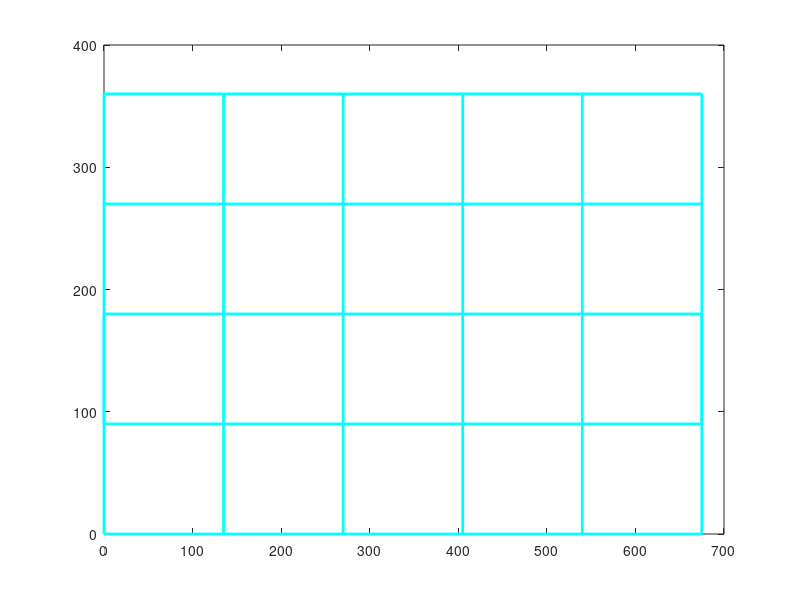

Recreate this plot in MATLAB. (Note: this script raises an error after producing the figure.)
% Data structure
% struct xy, dir, radius, angle: if dir=0, straight line, dir=1, CCW, dir=-1, CW
% arc, ang0: start point, ang1: end point, ang0 and ang1 are in the range of -pi~pi
% unit: cm, resolution: 1cm
clear

% Start to Point(2), Straight Line
Point(1).x = 160; Point(1).y = 40;   Point(1).dir = 0;  Point(1).ang0 = -pi/2;
Point(2).x = 180; Point(2).y = -10;  Point(2).r = 50;   Point(2).ang0 = pi/2;

% Point(2) to Point(3), CW arc
% resolution is 1cm, total points in theta with radius r would be r*theta,
% and dAngle would be theta/tpoints = theta/ceil(r*theta)
dist = (240-180)/4;
theta = asin(dist/Point(2).r);
Point(2).ang1 = pi/2-theta;
Point(2).dir = -1;
Point(3).x = Point(2).x + 2*Point(2).r*cos(Point(2).ang1); 
Point(3).y = Point(2).y + 2*Point(2).r*sin(Point(2).ang1); 
% Point(3) to Point(4), CCW arc
Point(3).dir = 1;
Point(3).r = 50;
Point(3).ang0 = Point(2).ang1-pi;
Point(3).ang1 = Point(3).ang0+2*theta;

% Point(4) to Point(5), CW arc
Point(4).dir = -1;
Point(4).x = Point(3).x + 2*Point(3).r*cos(Point(3).ang1); 
Point(4).y = Point(3).y + 2*Point(3).r*sin(Point(3).ang1); 
Point(4).r = 50;
Point(4).ang0 = Point(3).ang1+pi;
Point(4).ang1 = Point(4).ang0-2*theta;

% Point(5) to Point(6), CCW arc
Point(5).dir = 1;
Point(5).x = Point(4).x + 2*Point(4).r*cos(Point(4).ang1); 
Point(5).y = Point(4).y + 2*Point(4).r*sin(Point(4).ang1); 
Point(5).r = 50;
Point(5).ang0 = Point(4).ang1-pi;
Point(5).ang1 = Point(5).ang0+2*theta;

% Point(6) to Point(7), CW arc
Point(6).dir = -1;
Point(6).x = Point(5).x + 2*Point(5).r*cos(Point(5).ang1); 
Point(6).y = Point(5).y + 2*Point(5).r*sin(Point(5).ang1); 
Point(6).r = 50;
Point(6).ang0 = Point(5).ang1+pi;
Point(6).ang1 = Point(6).ang0-2*theta;

% Point(7) to Point(8), CCW arc
Point(7).dir = 1;
Point(7).x = Point(6).x + 2*Point(6).r*cos(Point(6).ang1); 
Point(7).y = Point(6).y + 2*Point(6).r*sin(Point(6).ang1); 
Point(7).r = 50;
Point(7).ang0 = Point(6).ang1-pi;
Point(7).ang1 = Point(7).ang0+2*theta;

% Point(8) to Point(9), CW arc
Point(8).dir = -1;
Point(8).x = Point(7).x + 2*Point(7).r*cos(Point(7).ang1); 
Point(8).y = Point(7).y + 2*Point(7).r*sin(Point(7).ang1); 
Point(8).r = 50;
Point(8).ang0 = Point(7).ang1+pi;
Point(8).ang1 = pi/2;

% Point(9) to Point(10), CW arc, Point(10) to Point(11), CCW arc, Point(11) to Point(12), CW arc
Point(9).dir = -1;
Point(9).x = 360; Point(9).y = 10;   Point(9).r = 30;
Point(9).ang0 = pi/2;
Point(10).dir = 1; Point(10).r = 15;
Point(11).dir = -1;
Point(11).x = 410; Point(11).y = 25;   Point(11).r = 15;
tempLEN = norm([Point(11).x-Point(9).x Point(11).y-Point(9).y]);
theta = acos((tempLEN^2+(Point(9).r+Point(10).r)^2-(Point(11).r+Point(10).r)^2)/2/tempLEN/(Point(9).r+Point(10).r));
tempAng1 = atan2(Point(11).y-Point(9).y, Point(11).x-Point(9).x);
Point(9).ang1 = tempAng1+theta;
Point(10).ang0 = Point(9).ang1-pi;
Point(10).x = Point(9).x + (Point(9).r+Point(10).r)*cos(Point(9).ang1); 
Point(10).y = Point(9).y + (Point(9).r+Point(10).r)*sin(Point(9).ang1); 
tempAng1 = atan2(Point(11).y-Point(10).y, Point(11).x-Point(10).x);
Point(10).ang1 = tempAng1;
Point(11).ang0 = Point(10).ang1+pi;

% Point(12) to Point(13), CCW arc, 
Point(13).dir = -1;
Point(13).x = 455; Point(13).y = 25;   Point(13).r = 15;
Point(12).r = 15;
Point(12).dir = 1;
tempLEN = norm([Point(11).x-Point(13).x Point(11).y-Point(13).y]);
theta = acos((tempLEN^2+(Point(11).r+Point(12).r)^2-(Point(12).r+Point(13).r)^2)/2/tempLEN/(Point(11).r+Point(12).r));
Point(11).ang1 = theta;
Point(12).ang0 = theta-pi;
Point(12).x = Point(11).x + (Point(11).r+Point(12).r)*cos(Point(11).ang1); 
Point(12).y = Point(11).y + (Point(11).r+Point(12).r)*sin(Point(11).ang1); 
tempAng1 = atan2(Point(13).y-Point(12).y, Point(13).x-Point(12).x);
Point(12).ang1 = tempAng1;
Point(13).ang0 = Point(12).ang1+pi;

% Point(13) to Point(14), CW arc, Point(14) to Point(15), CCW arc
Point(15).dir = -1;
Point(15).x = 505; Point(15).y = 25;   Point(15).r = 15;
Point(14).r = 20;
Point(14).dir = 1;
tempLEN = norm([Point(15).x-Point(13).x Point(15).y-Point(13).y]);
theta = acos((tempLEN^2+(Point(13).r+Point(14).r)^2-(Point(14).r+Point(15).r)^2)/2/tempLEN/(Point(13).r+Point(14).r));
Point(13).ang1 = theta;
Point(14).ang0 = theta-pi;
Point(14).x = Point(13).x + (Point(13).r+Point(14).r)*cos(Point(13).ang1); 
Point(14).y = Point(13).y + (Point(13).r+Point(14).r)*sin(Point(13).ang1); 
tempAng1 = atan2(Point(15).y-Point(14).y, Point(15).x-Point(14).x);
Point(14).ang1 = tempAng1;
Point(15).ang0 = Point(14).ang1+pi;

% Point(15) to Point(16), CW arc, Point(16) to Point(17), CCW arc
Point(17).dir = -1;
Point(17).x = 550; Point(17).y = 25;   Point(17).r = 15;
Point(16).r = 15;
Point(16).dir = 1;
tempLEN = norm([Point(15).x-Point(17).x Point(15).y-Point(17).y]);
theta = acos((tempLEN^2+(Point(15).r+Point(16).r)^2-(Point(16).r+Point(17).r)^2)/2/tempLEN/(Point(15).r+Point(16).r));
Point(15).ang1 = theta;
Point(16).ang0 = theta-pi;
Point(16).x = Point(15).x + (Point(15).r+Point(16).r)*cos(Point(15).ang1); 
Point(16).y = Point(15).y + (Point(15).r+Point(16).r)*sin(Point(15).ang1); 
tempAng1 = atan2(Point(17).y-Point(16).y, Point(17).x-Point(16).x);
Point(16).ang1 = tempAng1;
Point(17).ang0 = Point(16).ang1+pi;

% Point(17) to Point(18), CW arc, Point(18) to Point(19), CCW arc
Point(19).dir = -1;
Point(19).x = 600; Point(19).y = 10;   Point(19).r = 30;
Point(18).r = 15;
Point(18).dir = 1;
tempLEN = norm([Point(19).x-Point(17).x Point(19).y-Point(17).y]);
theta = acos((tempLEN^2+(Point(17).r+Point(18).r)^2-(Point(18).r+Point(19).r)^2)/2/tempLEN/(Point(17).r+Point(18).r));
tempAng1 = atan2(Point(19).y-Point(17).y, Point(19).x-Point(17).x);
Point(17).ang1 = tempAng1+theta;
Point(18).ang0 = Point(17).ang1-pi;
Point(18).x = Point(17).x + (Point(17).r+Point(18).r)*cos(Point(17).ang1); 
Point(18).y = Point(17).y + (Point(17).r+Point(18).r)*sin(Point(17).ang1); 
tempAng1 = atan2(Point(19).y-Point(18).y, Point(19).x-Point(18).x);
Point(18).ang1 = tempAng1;
Point(19).ang0 = Point(18).ang1+pi;

% Point(19) to Point(20), CW arc
Point(19).ang1 = pi/2;
Point(20).x = 600; Point(20).y = 80; Point(20).r = 40;
Point(20).dir = 1;
Point(20).ang0 = -pi/2;

% Point(20) to Point(21), CCW arc, Point(21) to Point(22), Straight Line
Point(22).x = 467; Point(22).y = 237; Point(22).r = 15;
Point(22).dir = -1;
tempLEN = norm([Point(20).x-Point(22).x Point(20).y-Point(22).y]);
theta = acos((Point(20).r+Point(22).r)/tempLEN);
tempAng1 = atan2(Point(22).y-Point(20).y, Point(22).x-Point(20).x);
Point(20).ang1 = tempAng1-theta;
Point(21).x = Point(20).x + Point(20).r*cos(Point(20).ang1); 
Point(21).y = Point(20).y + Point(20).r*sin(Point(20).ang1); 
Point(21).dir = 0;
Point(16).ang0 = Point(15).ang1-pi;
tempAng1 = atan2(Point(17).y-Point(16).y, Point(17).x-Point(16).x);
Point(22).ang0 = Point(20).ang1-pi;

% Point(22) to Point(23), CW arc, Point(23) to Point(24), Straight Line
Point(24).x = 472; Point(24).y = 200; Point(24).r = 10;
Point(24).dir = 1;
tempLEN = norm([Point(24).x-Point(22).x Point(24).y-Point(22).y]);
theta = acos((Point(24).r+Point(22).r)/tempLEN);
tempAng1 = atan2(Point(24).y-Point(22).y, Point(24).x-Point(22).x);
Point(22).ang1 = tempAng1+theta;
Point(23).x = Point(22).x + Point(22).r*cos(Point(22).ang1); 
Point(23).y = Point(22).y + Point(22).r*sin(Point(22).ang1); 
Point(23).dir = 0;
Point(24).ang0 = Point(22).ang1+pi;

% Point(24) to Point(25), CCW arc, Point(25) to Point(26), Straight Line
Point(24).ang1 = Point(22).ang1;
Point(26).x = 504; Point(26).y = 212; Point(26).r = 10;
Point(26).dir = -1;
Point(26).ang0 = Point(24).ang0;
Point(26).ang1 = Point(24).ang1;
Point(25).x = Point(24).x + Point(24).r*cos(Point(24).ang1); 
Point(25).y = Point(24).y + Point(24).r*sin(Point(24).ang1); 
Point(25).dir = 0;

% Point(26) to Point(27), CW arc, Point(27) to Point(28), Straight Line
Point(28).x = 501; Point(28).y = 163; Point(28).r = 15;
Point(28).dir = 1;
Point(28).ang0 = Point(26).ang0;
Point(28).ang1 = Point(26).ang1-pi/2;
Point(27).x = Point(26).x + Point(26).r*cos(Point(26).ang1); 
Point(27).y = Point(26).y + Point(26).r*sin(Point(26).ang1); 
Point(27).dir = 0;

% Point(28) to Point(29), CCW arc, Point(29) to Point(30), Straight Line
Point(30).x = 516; Point(30).y = 153; Point(30).r = 15;
Point(30).dir = 1;
Point(30).ang0 = Point(28).ang1;
Point(30).ang1 = Point(28).ang0-pi;
Point(29).x = Point(28).x + Point(28).r*cos(Point(28).ang1); 
Point(29).y = Point(28).y + Point(28).r*sin(Point(28).ang1); 
Point(29).dir = 0;

% Point(30) to Point(31), CCW arc, Point(31) to Point(32), Straight Line
Point(31).x = Point(30).x + Point(30).r*cos(Point(30).ang1); 
Point(31).y = Point(30).y + Point(30).r*sin(Point(30).ang1); 
Point(31).dir = 0;
theta = acos((340^2+340^2-60^2)/2/340/340);
tempX = 390; tempY = -60;
Point(32).x = tempX + 340*cos(Point(30).ang0+pi+theta); 
Point(32).y = tempY + 340*sin(Point(30).ang0+pi+theta); 
Point(32).ang0 = Point(30).ang1;
Point(32).r = 60;
Point(32).dir = 1;
Point(33).x = tempX; Point(33).y = tempY; Point(33).r = 400;
Point(33).dir = 1;
tempAng1 = atan2(Point(32).y-Point(33).y, Point(32).x-Point(33).x);
Point(33).ang0 = tempAng1;
Point(32).ang1 = Point(33).ang0;

% Point(33) to Point(34), CCW arc
theta = acos((440^2+440^2-40^2)/2/440/440);
Point(34).x = Point(33).x + 440*cos(pi/2+theta); 
Point(34).y = Point(33).y + 440*sin(pi/2+theta); 
Point(34).ang0 = theta-pi/2;
Point(33).ang1 = Point(34).ang0+pi;
Point(34).dir = -1;
Point(34).r = 40;

% Point(34) to Point(35), CW arc
Point(36).x = 290; Point(36).y = 355; Point(36).r = 30;
Point(36).dir = -1;
tempLEN = norm([Point(34).x-Point(36).x Point(34).y-Point(36).y]);
theta = acos((80^2+tempLEN^2-70^2)/2/80/tempLEN);
tempAng1 = atan2(Point(36).y-Point(34).y, Point(36).x-Point(34).x);
Point(34).ang1 = tempAng1+theta;
Point(35).x = Point(34).x + 80*cos(Point(34).ang1); 
Point(35).y = Point(34).y + 80*sin(Point(34).ang1); 
Point(35).ang0 = Point(34).ang1+pi;
Point(35).r = 40;
Point(35).dir = 1;

% Point(35) to Point(36), CCW arc
tempAng1 = atan2(Point(36).y-Point(35).y, Point(36).x-Point(35).x);
Point(35).ang1 = tempAng1;
Point(36).ang0 = Point(35).ang1-pi;

% Point(36) to Point(37), CW arc
Point(38).x = 240; Point(38).y = 335; Point(38).r = 25;
Point(38).dir = -1;
tempLEN = norm([Point(38).x-Point(36).x Point(38).y-Point(36).y]);
theta = acos((60^2+tempLEN^2-55^2)/2/60/tempLEN);
tempAng1 = atan2(Point(38).y-Point(36).y, Point(38).x-Point(36).x);
Point(36).ang1 = tempAng1+theta;
Point(37).x = Point(36).x + 60*cos(Point(36).ang1); 
Point(37).y = Point(36).y + 60*sin(Point(36).ang1); 
Point(37).ang0 = Point(36).ang1+pi;
Point(37).r = 30;
Point(37).dir = 1;

% Point(37) to Point(38), CCW arc
tempAng1 = atan2(Point(38).y-Point(37).y, Point(38).x-Point(37).x);
Point(37).ang1 = tempAng1;
Point(38).ang0 = Point(37).ang1-pi;

% Point(38) to Point(39), CW arc
Point(40).x = 202; Point(40).y = 313; Point(40).r = 20;
Point(40).dir = -1;
tempLEN = norm([Point(40).x-Point(38).x Point(40).y-Point(38).y]);
theta = acos((50^2+tempLEN^2-45^2)/2/50/tempLEN);
tempAng1 = atan2(Point(40).y-Point(38).y, Point(40).x-Point(38).x);
Point(38).ang1 = tempAng1+theta;
Point(39).x = Point(38).x + 50*cos(Point(38).ang1); 
Point(39).y = Point(38).y + 50*sin(Point(38).ang1); 
Point(39).ang0 = Point(38).ang1+pi;
Point(39).r = 25;
Point(39).dir = 1;

% Point(39) to Point(40), CCW arc
tempAng1 = atan2(Point(40).y-Point(39).y, Point(40).x-Point(39).x);
Point(39).ang1 = tempAng1;
Point(40).ang0 = Point(39).ang1-pi;

% Point(40) to Point(41), CW arc
Point(42).x = 165; Point(42).y = 298; Point(42).r = 25;
Point(42).dir = -1;
tempLEN = norm([Point(40).x-Point(42).x Point(40).y-Point(42).y]);
theta = acos((40^2+tempLEN^2-45^2)/2/40/tempLEN);
tempAng1 = atan2(Point(42).y-Point(40).y, Point(42).x-Point(40).x);
Point(40).ang1 = tempAng1+theta;
Point(41).x = Point(40).x + 40*cos(Point(40).ang1); 
Point(41).y = Point(40).y + 40*sin(Point(40).ang1); 
Point(41).ang0 = Point(40).ang1+pi;
Point(41).r = 20;
Point(41).dir = 1;

% Point(41) to Point(42), CCW arc
tempAng1 = atan2(Point(42).y-Point(41).y, Point(42).x-Point(41).x);
Point(41).ang1 = tempAng1;
Point(42).ang0 = Point(41).ang1-pi;

% Point(42) to Point(43), CW arc
Point(44).x = 123; Point(44).y = 273; Point(44).r = 30;
Point(44).dir = -1;
tempLEN = norm([Point(44).x-Point(42).x Point(44).y-Point(42).y]);
theta = acos((50^2+tempLEN^2-55^2)/2/50/tempLEN);
tempAng1 = atan2(Point(44).y-Point(42).y, Point(44).x-Point(42).x);
Point(42).ang1 = tempAng1+theta;
Point(43).x = Point(42).x + 50*cos(Point(42).ang1); 
Point(43).y = Point(42).y + 50*sin(Point(42).ang1); 
Point(43).ang0 = Point(42).ang1+pi;
Point(43).r = 25;
Point(43).dir = 1;

% Point(43) to Point(44), CCW arc
tempAng1 = atan2(Point(44).y-Point(43).y, Point(44).x-Point(43).x);
Point(43).ang1 = tempAng1;
Point(44).ang0 = Point(43).ang1-pi;

% Point(44) to Point(45), CW arc
Point(46).x = 77; Point(46).y = 247; Point(46).r = 40;
Point(46).dir = -1;
tempLEN = norm([Point(44).x-Point(46).x Point(44).y-Point(46).y]);
theta = acos((60^2+tempLEN^2-70^2)/2/60/tempLEN);
tempAng1 = atan2(Point(46).y-Point(44).y, Point(46).x-Point(44).x);
Point(44).ang1 = tempAng1+theta;
Point(45).x = Point(44).x + 60*cos(Point(44).ang1); 
Point(45).y = Point(44).y + 60*sin(Point(44).ang1); 
Point(45).ang0 = Point(44).ang1+pi;
Point(45).r = 30;
Point(45).dir = 1;

% Point(45) to Point(46), CCW arc
tempAng1 = atan2(Point(46).y-Point(45).y, Point(46).x-Point(45).x);
Point(45).ang1 = tempAng1;
Point(46).ang0 = Point(45).ang1-pi;

% Point(46) to Point(47), CW arc
tempX = 20; tempY = 164;
tempLEN = norm([Point(33).x-tempX Point(33).y-tempY]);
theta = acos((440^2+tempLEN^2-40^2)/2/440/tempLEN);
tempAng1 = atan2(tempY-Point(33).y, tempX-Point(33).x);
Point(48).x = Point(33).x + 440*cos(tempAng1-theta); 
Point(48).y = Point(33).y + 440*sin(tempAng1-theta); 
Point(48).r = 40;
Point(48).dir = -1;
tempLEN = norm([Point(48).x-Point(46).x Point(48).y-Point(46).y]);
theta = acos((80^2+tempLEN^2-80^2)/2/80/tempLEN);
tempAng1 = atan2(Point(48).y-Point(46).y, Point(48).x-Point(46).x);
Point(46).ang1 = tempAng1+theta;
Point(47).x = Point(46).x + 80*cos(Point(46).ang1); 
Point(47).y = Point(46).y + 80*sin(Point(46).ang1); 
Point(47).ang0 = Point(46).ang1+pi;
Point(47).r = 40;
Point(47).dir = 1;

% Point(47) to Point(48), CCW arc
tempAng1 = atan2(Point(48).y-Point(47).y, Point(48).x-Point(47).x);
Point(47).ang1 = tempAng1;
Point(48).ang0 = Point(47).ang1-pi;

% Point(48) to Point(49), CW arc
tempAng1 = atan2(Point(48).y-Point(33).y, Point(48).x-Point(33).x);
Point(48).ang1 = tempAng1-pi;
Point(49).ang0 = tempAng1;
Point(49).x = Point(33).x; 
Point(49).y = Point(33).y; 
Point(49).r = 400;
Point(49).dir = 1;

% Point(49) to Point(50), CCW arc
theta = acos((440^2+390^2-80^2)/2/440/390);
tempAng1 = atan2(Point(48).y-Point(33).y, Point(48).x-Point(33).x);
Point(50).ang0 = tempAng1+theta;
Point(49).ang1 = tempAng1+theta;

% Point(50) to Point(51), CCW arc
Point(50).x = Point(49).x + 390*cos(Point(49).ang1); 
Point(50).y = Point(49).y + 390*sin(Point(49).ang1); 
Point(50).r = 10;
Point(50).dir = 1;

% Point(51) to Point(56)
Point(54).x = 120; Point(54).y = 165; Point(54).r = 10;
Point(54).dir = -1;
Point(54).ang0 = pi/2;
theta = acos((20^2+30^2-20^2)/2/20/30);
Point(54).ang1 = -pi/2-theta;
Point(55).x = Point(54).x + 20*cos(Point(54).ang1); 
Point(55).y = Point(54).y + 20*sin(Point(54).ang1); 
Point(55).dir = 1;  Point(55).r = 10;
Point(55).ang0 = Point(54).ang1+pi;
Point(55).ang1 = pi/2+theta-pi;
Point(52).x = Point(55).x;
Point(52).y = Point(55).y;  Point(52).r = 25;
tempAng1 = atan2(Point(55).y-Point(50).y, Point(55).x-Point(50).x);
tempLEN = norm([Point(55).x-Point(50).x Point(55).y-Point(50).y]);
theta = acos(35/tempLEN);
Point(50).ang1 = tempAng1-theta;
Point(51).x = Point(50).x + Point(50).r*cos(Point(50).ang1); 
Point(51).y = Point(50).y + Point(50).r*sin(Point(50).ang1); 
Point(51).r = 10;   Point(51).dir = 0;
Point(52).ang0 = Point(50).ang1 + pi;
Point(52).ang1 = pi/2;
Point(52).dir = -1;
Point(53).x = Point(52).x + Point(52).r*cos(Point(52).ang1);
Point(53).y = Point(52).y + Point(52).r*sin(Point(52).ang1);  Point(53).r = 25;
Point(53).dir = 0;

% Point(56) to Point(57)
Point(56).x = 120;  Point(56).y = 135;  Point(56).r = 10;
Point(56).dir = -1;
Point(56).ang0 = Point(55).ang1 + pi;
Point(56).ang1 = Point(54).ang1;

% Point(57) to Point(58)
Point(57).x = Point(56).x + 20*cos(Point(56).ang1); 
Point(57).y = Point(56).y + 20*sin(Point(56).ang1); 
Point(57).dir = 1;  Point(57).r = 10;
Point(57).ang0 = Point(55).ang0;
Point(57).ang1 = Point(55).ang1;

% Point(58) to Point(59)
Point(58).x = 120;  Point(58).y = 105;  Point(58).r = 10;
Point(58).dir = -1;
Point(58).ang0 = Point(56).ang0;
Point(60).x = 70;  Point(60).y = 50;  Point(60).r = 50;
Point(60).dir = 1;
tempAng1 = atan2(Point(58).y-Point(60).y, Point(58).x-Point(60).x);
tempLEN = norm([Point(58).x-Point(60).x Point(58).y-Point(60).y]);
theta = acos(60/tempLEN);
Point(60).ang0 = tempAng1+theta;
Point(58).ang1 = Point(60).ang0-pi;

% Point(59) to Point(60)
Point(59).x = Point(58).x + 10*cos(Point(58).ang1); 
Point(59).y = Point(58).y + 10*sin(Point(58).ang1); 
Point(59).dir = 0;  Point(59).r = 10;

% Point(60) to Point(62)
Point(61).x = 30;  Point(61).y = 50;  Point(61).r = 10;
Point(61).dir = 1;
Point(60).ang1 = pi;
Point(61).ang0 = pi;
Point(61).ang1 = -pi/2;

% Point(62) to Point(63)(Goal)
Point(62).x = Point(61).x + 10*cos(Point(61).ang1); 
Point(62).y = Point(61).y + 10*sin(Point(61).ang1); 
Point(62).dir = 0;  Point(62).r = 10;
Point(63).x = 60;  Point(63).y = 40;  Point(63).r = 0;
Point(63).dir = 0;
Point(63).ang0 = -pi/2;

% Goal to Start
Goal = 63;

% plot the course
f = figure(1);
%set(f, 'Position',[0 100 1600 800]);
set(f, 'color', 'white');
set(f, 'Units', 'Normalized', 'OuterPosition', [0, 0.04, 0.8, 0.8]);

% Plot board boundaries
plot([0 675 675 0 0], [0 0 360 360 0], 'c', 'LineWidth',2);
hold;
plot([0 0 675 675 0], [90 180 180 90 90], 'c', 'LineWidth',2);
plot([0 675], [270 270], 'c', 'LineWidth',2);
plot([135 135], [0 360], 'c', 'LineWidth',2);
plot([270 270], [0 360], 'c', 'LineWidth',2);
plot([405 405], [0 360], 'c', 'LineWidth',2);
plot([540 540], [0 360], 'c', 'LineWidth',2);

% plot prompts
a=Show_prompt([Point(1).x;Point(1).y], Point(1).ang0, 0);
%text(Point(1).x-10,Point(1).y-15,'START');
text(Point(1).x+15*cos(Point(1).ang0)-12,Point(1).y+15*sin(Point(1).ang0),'START');
for ind=2:Goal-1
    if (Point(ind).dir==-1)
        a=Show_prompt([Point(ind).x+Point(ind).r*cos(Point(ind).ang0);Point(ind).y+Point(ind).r*sin(Point(ind).ang0)], Point(ind).ang0, 1);
    elseif (Point(ind).dir==1)
        a=Show_prompt([Point(ind).x+Point(ind).r*cos(Point(ind).ang0);Point(ind).y+Point(ind).r*sin(Point(ind).ang0)], Point(ind).ang0+pi, 1);
    elseif (Point(ind).dir==0)
        if (Point(ind-1).dir==1)
            a=Show_prompt([Point(ind).x;Point(ind).y], Point(ind-1).ang1+pi, 1);
        elseif (Point(ind-1).dir==-1)
            a=Show_prompt([Point(ind).x;Point(ind).y], Point(ind-1).ang1, 1);
        end;
    end;
end;
% a=Show_prompt([Point(2).x+Point(2).r*cos(Point(2).ang0);Point(2).y+Point(2).r*sin(Point(2).ang0)], Point(2).ang0, 1);
% a=Show_prompt([Point(3).x+Point(3).r*cos(Point(3).ang0);Point(3).y+Point(3).r*sin(Point(3).ang0)], Point(3).ang0+pi, 1);
% a=Show_prompt([Point(4).x+Point(4).r*cos(Point(4).ang0);Point(4).y+Point(4).r*sin(Point(4).ang0)], Point(4).ang0, 1);
% a=Show_prompt([Point(5).x+Point(5).r*cos(Point(5).ang0);Point(5).y+Point(5).r*sin(Point(5).ang0)], Point(5).ang0+pi, 1);
% a=Show_prompt([Point(6).x+Point(6).r*cos(Point(6).ang0);Point(6).y+Point(6).r*sin(Point(6).ang0)], Point(6).ang0, 1);
% a=Show_prompt([Point(7).x+Point(7).r*cos(Point(7).ang0);Point(7).y+Point(7).r*sin(Point(7).ang0)], Point(7).ang0+pi, 1);
% a=Show_prompt([Point(8).x+Point(8).r*cos(Point(8).ang0);Point(8).y+Point(8).r*sin(Point(8).ang0)], Point(8).ang0, 1);
% a=Show_prompt([Point(9).x+Point(9).r*cos(Point(9).ang0);Point(9).y+Point(9).r*sin(Point(9).ang0)], Point(9).ang0, 1);
% a=Show_prompt([Point(10).x+Point(10).r*cos(Point(10).ang0);Point(10).y+Point(10).r*sin(Point(10).ang0)], Point(10).ang0+pi, 1);
a=Show_prompt([Point(Goal).x;Point(Goal).y], -pi/2, 0);
text(Point(Goal).x+15*cos(Point(Goal).ang0)-10,Point(Goal).y+15*sin(Point(Goal).ang0),'GOAL');

theta = 0:pi/100:2*pi;
plot(Point(2).x+Point(2).r*cos(theta), Point(2).y+Point(2).r*sin(theta), 'r'); 
plot(Point(3).x+Point(3).r*cos(theta), Point(3).y+Point(3).r*sin(theta), 'r');
plot(Point(4).x+Point(4).r*cos(theta), Point(4).y+Point(4).r*sin(theta), 'r');
% plot(Point(3).x+30*cos(theta), Point(3).y+30*sin(theta), 'b--');
% plot(Point(5).x+Point(5).r*cos(theta), Point(5).y+Point(5).r*sin(theta), 'r');
% plot(Point(7).x+Point(7).r*cos(theta), Point(7).y+Point(7).r*sin(theta), 'r');
% plot(Point(8).x+Point(8).r*cos(theta), Point(8).y+Point(8).r*sin(theta), 'r');
% plot(Point(8).x+35*cos(theta), Point(8).y+35*sin(theta), 'b--');
plot(Point(9).x+Point(9).r*cos(theta), Point(9).y+Point(9).r*sin(theta), 'r');
plot(Point(9).x+45*cos(theta), Point(9).y+45*sin(theta), 'b--');
plot(Point(10).x+Point(10).r*cos(theta), Point(10).y+Point(10).r*sin(theta), 'r');
plot(Point(11).x+Point(11).r*cos(theta), Point(11).y+Point(11).r*sin(theta), 'r');
plot(Point(11).x+2*Point(11).r*cos(theta), Point(11).y+2*Point(11).r*sin(theta), 'b--');
plot(Point(12).x+Point(12).r*cos(theta), Point(12).y+Point(12).r*sin(theta), 'r');
% plot(Point(12).x+35*cos(theta), Point(12).y+35*sin(theta), 'b--');
plot(Point(13).x+Point(13).r*cos(theta), Point(13).y+Point(13).r*sin(theta), 'r');
plot(Point(13).x+30*cos(theta), Point(13).y+30*sin(theta), 'b--');
plot(Point(13).x+35*cos(theta), Point(13).y+35*sin(theta), 'b--');
plot(Point(14).x+Point(14).r*cos(theta), Point(14).y+Point(14).r*sin(theta), 'r');
plot(Point(15).x+Point(15).r*cos(theta), Point(15).y+Point(15).r*sin(theta), 'r');
plot(Point(15).x+30*cos(theta), Point(15).y+30*sin(theta), 'b--');
plot(Point(15).x+35*cos(theta), Point(15).y+35*sin(theta), 'b--');
plot(Point(16).x+Point(16).r*cos(theta), Point(16).y+Point(16).r*sin(theta), 'r');
plot(Point(17).x+Point(17).r*cos(theta), Point(17).y+Point(17).r*sin(theta), 'r');
plot(Point(17).x+2*Point(17).r*cos(theta), Point(17).y+2*Point(17).r*sin(theta), 'b--');
plot(Point(18).x+Point(18).r*cos(theta), Point(18).y+Point(18).r*sin(theta), 'r');
plot(Point(19).x+Point(19).r*cos(theta), Point(19).y+Point(19).r*sin(theta), 'r');
plot(Point(19).x+1.5*Point(19).r*cos(theta), Point(19).y+1.5*Point(19).r*sin(theta), 'b--');
plot(Point(20).x+Point(20).r*cos(theta), Point(20).y+Point(20).r*sin(theta), 'r');
plot(Point(22).x+Point(22).r*cos(theta), Point(22).y+Point(22).r*sin(theta), 'r');
plot(Point(24).x+Point(24).r*cos(theta), Point(24).y+Point(24).r*sin(theta), 'r');
plot(Point(26).x+Point(26).r*cos(theta), Point(26).y+Point(26).r*sin(theta), 'r');
plot(Point(28).x+Point(28).r*cos(theta), Point(28).y+Point(28).r*sin(theta), 'r');
plot(Point(30).x+Point(30).r*cos(theta), Point(30).y+Point(30).r*sin(theta), 'r');
plot(Point(32).x+Point(32).r*cos(theta), Point(32).y+Point(32).r*sin(theta), 'r');
plot(390+40*cos(theta), 380+40*sin(theta), 'g--');
plot(Point(34).x+Point(34).r*cos(theta), Point(34).y+Point(34).r*sin(theta), 'r');
plot(Point(34).x+2*Point(34).r*cos(theta), Point(34).y+2*Point(34).r*sin(theta), 'b--');
plot(Point(35).x+Point(35).r*cos(theta), Point(35).y+Point(35).r*sin(theta), 'r');
plot(Point(36).x+Point(36).r*cos(theta), Point(36).y+Point(36).r*sin(theta), 'r');
plot(Point(36).x+2*Point(36).r*cos(theta), Point(36).y+2*Point(36).r*sin(theta), 'b--');
plot(Point(36).x+70*cos(theta), Point(36).y+70*sin(theta), 'b--');
plot(Point(37).x+Point(37).r*cos(theta), Point(37).y+Point(37).r*sin(theta), 'r');
plot(Point(38).x+Point(38).r*cos(theta), Point(38).y+Point(38).r*sin(theta), 'r');
plot(Point(39).x+Point(39).r*cos(theta), Point(39).y+Point(39).r*sin(theta), 'r');
plot(Point(40).x+Point(40).r*cos(theta), Point(40).y+Point(40).r*sin(theta), 'r');
plot(Point(41).x+Point(41).r*cos(theta), Point(41).y+Point(41).r*sin(theta), 'r');
plot(Point(42).x+Point(42).r*cos(theta), Point(42).y+Point(42).r*sin(theta), 'r');
plot(Point(43).x+Point(43).r*cos(theta), Point(43).y+Point(43).r*sin(theta), 'r');
plot(Point(44).x+Point(44).r*cos(theta), Point(44).y+Point(44).r*sin(theta), 'r');
plot(Point(45).x+Point(45).r*cos(theta), Point(45).y+Point(45).r*sin(theta), 'r');
plot(Point(46).x+Point(46).r*cos(theta), Point(46).y+Point(46).r*sin(theta), 'r');
plot(Point(47).x+Point(47).r*cos(theta), Point(47).y+Point(47).r*sin(theta), 'r');
plot(Point(48).x+Point(48).r*cos(theta), Point(48).y+Point(48).r*sin(theta), 'r');
plot(Point(50).x+Point(50).r*cos(theta), Point(50).y+Point(50).r*sin(theta), 'r');
plot(Point(52).x+Point(52).r*cos(theta), Point(52).y+Point(52).r*sin(theta), 'r');
plot(Point(54).x+Point(54).r*cos(theta), Point(54).y+Point(54).r*sin(theta), 'r');
plot(Point(55).x+Point(55).r*cos(theta), Point(55).y+Point(55).r*sin(theta), 'r');
plot(Point(56).x+Point(56).r*cos(theta), Point(56).y+Point(56).r*sin(theta), 'r');
plot(Point(57).x+Point(57).r*cos(theta), Point(57).y+Point(57).r*sin(theta), 'r');
plot(Point(58).x+Point(58).r*cos(theta), Point(58).y+Point(58).r*sin(theta), 'r');
plot(Point(60).x+Point(60).r*cos(theta), Point(60).y+Point(60).r*sin(theta), 'r');
plot(Point(61).x+Point(61).r*cos(theta), Point(61).y+Point(61).r*sin(theta), 'r');
% 
% nPoints = max(size(Point));
nPoints = 63;   % test
for ind = 1:nPoints
    switch Point(ind).dir
        case 0  % straight line
            tempPx0 = Point(ind).x;
            tempPy0 = Point(ind).y;
            if (ind==Goal) 
                tempPx1 = Point(1).x;
                tempPy1 = Point(1).y;
            else
                if (Point(ind+1).dir==0) 
                    tempPx1 = Point(ind+1).x;
                    tempPy1 = Point(ind+1).y;
                else 
                    tempPx1 = Point(ind+1).x+Point(ind+1).r*cos(Point(ind+1).ang0);
                    tempPy1 = Point(ind+1).y+Point(ind+1).r*sin(Point(ind+1).ang0);
                end;
            end;
            % resolution is 1cm
            tPoints = ceil(norm([tempPx0-tempPx1 tempPy0-tempPy1])); 
            %Find the length in cm  
            if (ind==1)
                xyCourse = [linspace(tempPx0, tempPx1, tPoints)' linspace(tempPy0, tempPy1, tPoints)'];
            else
                xyCourse = [xyCourse;linspace(tempPx0, tempPx1, tPoints)' linspace(tempPy0, tempPy1, tPoints)'];
            end;
        case 1  % CCW arc
            if (Point(ind).ang1<Point(ind).ang0)
                Point(ind).ang1 = Point(ind).ang1+2*pi;
            end;
            tPoints = ceil(Point(ind).r*(Point(ind).ang1-Point(ind).ang0));
            dAngle = (Point(ind).ang1-Point(ind).ang0)/(tPoints-1); 
            angle = (Point(ind).ang0):dAngle:Point(ind).ang1;
            xyCourse = [xyCourse;(Point(ind).x+Point(ind).r*cos(angle))' (Point(ind).y+Point(ind).r*sin(angle))'];
        case -1 % CW arc
            if (Point(ind).ang1>Point(ind).ang0)
                Point(ind).ang1 = Point(ind).ang1-2*pi;
            end;
            tPoints = ceil(Point(ind).r*(Point(ind).ang0-Point(ind).ang1));
            dAngle = (Point(ind).ang1-Point(ind).ang0)/(tPoints-1); 
            angle = (Point(ind).ang0):dAngle:Point(ind).ang1;
            xyCourse = [xyCourse;(Point(ind).x+Point(ind).r*cos(angle))' (Point(ind).y+Point(ind).r*sin(angle))'];
    end;
    if (ind<nPoints)
        %Delete last row, the point will be recovered at the next plot 
        xyCourse(end,:) = [];	
    end;
end;

plot(xyCourse(:,1), xyCourse(:,2),'k', 'LineWidth',3);
axis([-50 685 -50 400]); grid;
set(gca,'DataAspectRatio',[1 1 1]);
set(gca,'FontSize',14);
title('2023 All Japan Robotrace contest', 'fontsize',18);
xlabel('Length in cm', 'fontsize',16);
ylabel('Length in cm', 'fontsize',16);hold;